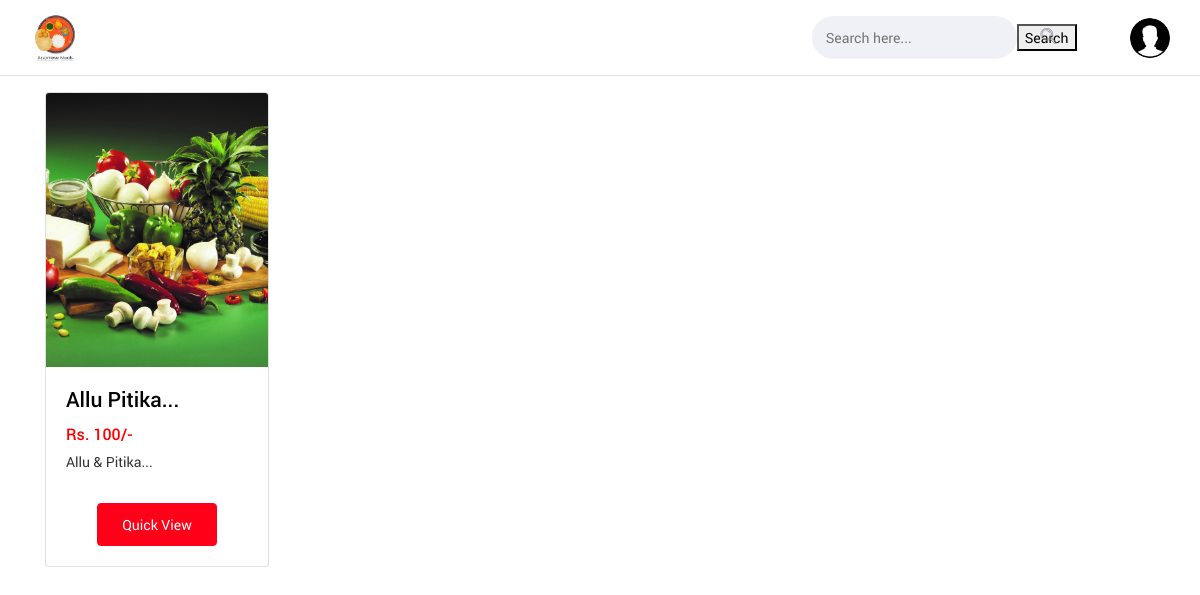
Screenshot of /search.php with the database file from the repository.
### tables this page shows
CREATE TABLE `items` (
  `item_id` int(5) NOT NULL,
  `item_name` varchar(25) NOT NULL,
  `item_price` int(5) NOT NULL,
  `item_desc` varchar(100) NOT NULL,
  `cat_id` int(5) NOT NULL,
  `image` varchar(100) NOT NULL
);

### search.php (the view, shortened to what this page needs)
<?php
include "navbar.php";
$search = $_POST['search'];
?>
<!DOCTYPE html>
<html lang="en">
<head>
</head>
<body>
    <div class="container my-3" id="cont">
        <div class="row">
        <?php
        $show_items = mysqli_query($con, "SELECT * FROM `items` where item_name like '%$search%'");
            while($row = mysqli_fetch_assoc($show_items)){
                $item_id = $row['item_id'];
                $item_name = $row['item_name'];
                $item_price = $row['item_price'];
                $item_desc = $row['item_desc'];
                $image = $row['image'];
                echo '<div class="col-xs-3 col-sm-3 col-md-3">
                        <div class="card" style="width: 14rem;">
                            <img src="upload/'.$image.'" class="card-img-top"  width="249px" height="270px">
                            <div class="card-body">
                                <h5 class="card-title">' . substr($item_name, 0, 20). '...</h5>
                                <h6 style="color: #ff0000">Rs. '.$item_price. '/-</h6>
                                <p class="card-text">' . substr($item_desc, 0, 29). '...</p>
                                <div class="row justify-content-center">';
                            echo '</form>
                                <a href="viewPizza.php?pizzaid=' . $item_id . '" class="mx-2"><button class="btn btn-primary">Quick View</button></a>
                                </div>
                            </div>
                        </div>
                    </div>';
            }?>
</body>
</html>

### rows the page displays
items: image (picture), item_name "Allu Pitika", item_price "100", item_desc "Allu & Pitika"
